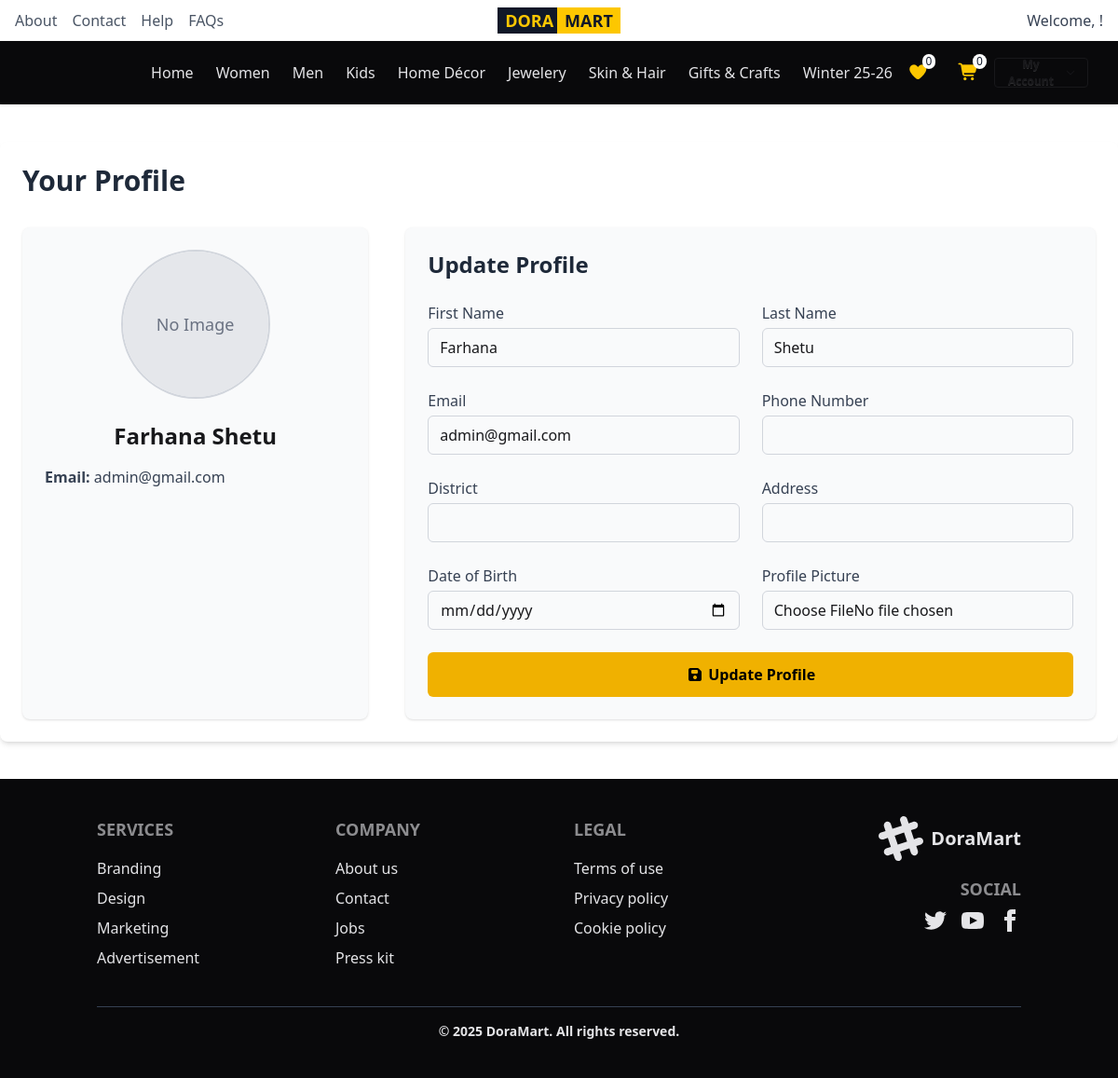
The app's page /users/profile.php (signed in) with its own data.
### tables this page shows
CREATE TABLE `users` (
  `id` int(11) NOT NULL,
  `first_name` varchar(100) NOT NULL,
  `last_name` varchar(100) DEFAULT NULL,
  `email` varchar(150) NOT NULL,
  `password` varchar(255) NOT NULL,
  `role` enum('user','admin') DEFAULT 'user',
  `status` tinyint(4) NOT NULL DEFAULT 1,
  `created_at` timestamp NOT NULL DEFAULT current_timestamp()
);

### users/profile.php (the view, shortened to what this page needs)
<?php
include __DIR__ . '/../includes/header.php';
include __DIR__ . '/../includes/topbar.php';
include __DIR__ . '/../includes/navbar.php';
$user_id = $_SESSION['user_id'] ?? null;
$stmt = $con->prepare("SELECT first_name, last_name, email FROM users WHERE id = ?");
$stmt->bind_param("i", $user_id);
$stmt->execute();
$user_result = $stmt->get_result();
$user = $user_result->fetch_assoc();
$stmt = $con->prepare("SELECT phone_number, location, address, date_of_birth, profile_picture FROM user_profile WHERE user_id = ?");
$stmt->bind_param("i", $user_id);
$stmt->execute();
$profile_result = $stmt->get_result();
$profile = $profile_result->fetch_assoc() ?? [
    'phone_number' => '',
    'location' => '',
    'address' => '',
    'date_of_birth' => '',
    'profile_picture' => ''
];
?>
<div class="max-w-7xl mx-auto my-10 p-6 bg-white rounded-lg shadow-md">
    <h2 class="text-3xl font-bold mb-8 text-gray-800">Your Profile</h2>
    <div class="flex flex-col md:flex-row gap-10">
        <div class="md:w-1/3 bg-gray-50 p-6 rounded-lg shadow-sm">
            <div class="w-40 h-40 rounded-full overflow-hidden mx-auto mb-6 border-2 border-gray-300">
                <?php if(!empty($profile['profile_picture']) && file_exists("../users_image/" . $profile['profile_picture'])): ?>
                    <img src="../users_image/<?php echo htmlspecialchars($profile['profile_picture']); ?>" alt="Profile Picture" class="w-full h-full object-cover">
                <?php else: ?>
                    <div class="w-full h-full flex items-center justify-center bg-gray-200 text-gray-500 text-lg">No Image</div>
                <?php endif; ?>
            </div>
            <h3 class="text-2xl font-semibold text-center mb-4"><?php echo htmlspecialchars($user['first_name'] . ' ' . $user['last_name']); ?></h3>
            <div class="space-y-2 text-gray-700">
                <p><span class="font-semibold">Email:</span> <?php echo htmlspecialchars($user['email']); ?></p>
            </div>
        </div>
        <div class="md:w-2/3 bg-gray-50 p-6 rounded-lg shadow-sm">
            <h3 class="text-2xl font-semibold mb-6 text-gray-800">Update Profile</h3>
            <form action="update_profile.php" method="POST" enctype="multipart/form-data" class="grid grid-cols-1 md:grid-cols-2 gap-6">
                <div>
                    <label class="block text-gray-700 font-medium mb-1">First Name</label>
                    <input type="text" name="first_name" value="<?php echo htmlspecialchars($user['first_name']); ?>" required
                        class="w-full border border-gray-300 rounded-md px-3 py-2 focus:outline-none focus:ring-2 focus:ring-blue-500">
                </div>
                <div>
                    <label class="block text-gray-700 font-medium mb-1">Last Name</label>
                    <input type="text" name="last_name" value="<?php echo htmlspecialchars($user['last_name']); ?>" required
                        class="w-full border border-gray-300 rounded-md px-3 py-2 focus:outline-none focus:ring-2 focus:ring-blue-500">
                </div>
                <div>
                    <label class="block text-gray-700 font-medium mb-1">Email</label>
                    <input type="email" name="email" value="<?php echo htmlspecialchars($user['email']); ?>" required
                        class="w-full border border-gray-300 rounded-md px-3 py-2 focus:outline-none focus:ring-2 focus:ring-blue-500">
                </div>
                <div>
                    <label class="block text-gray-700 font-medium mb-1">Phone Number</label>
                    <input type="text" name="phone_number" value="<?php echo htmlspecialchars($profile['phone_number']); ?>" required
                        class="w-full border border-gray-300 rounded-md px-3 py-2 focus:outline-none focus:ring-2 focus:ring-blue-500">
                </div>
                <div>
                    <label class="block text-gray-700 font-medium mb-1">District</label>
                    <input type="text" name="location" value="<?php echo htmlspecialchars($profile['location']); ?>"
                        class="w-full border border-gray-300 rounded-md px-3 py-2 focus:outline-none focus:ring-2 focus:ring-blue-500">
                </div>
                <div>
                    <label class="block text-gray-700 font-medium mb-1">Address</label>
                    <input type="text" name="address" value="<?php echo htmlspecialchars($profile['address']); ?>"
                        class="w-full border border-gray-300 rounded-md px-3 py-2 focus:outline-none focus:ring-2 focus:ring-blue-500">
                </div>
                <div>
                    <label class="block text-gray-700 font-medium mb-1">Date of Birth</label>
                    <input type="date" name="date_of_birth" value="<?php echo htmlspecialchars($profile['date_of_birth']); ?>"
                        class="w-full border border-gray-300 rounded-md px-3 py-2 focus:outline-none focus:ring-2 focus:ring-blue-500">
                </div>
                <div>
                    <label class="block text-gray-700 font-medium mb-1">Profile Picture</label>
                    <input type="file" name="profile_picture"
                        class="w-full border border-gray-300 rounded-md px-3 py-2 focus:outline-none focus:ring-2 focus:ring-blue-500">
                </div>
                <div class="md:col-span-2">
                    <button type="submit" name="update_profile"
                        class="w-full bg-yellow-500 hover:bg-yellow-400 text-black px-6 py-3 rounded-md font-semibold transition duration-200">
                        <i class="fas fa-save"></i> Update Profile
                    </button>
                </div>
            </form>
        </div>
    </div>
</div>
<?php
include __DIR__ . '/../includes/footer.php';
?>

### records on screen
users: first_name+last_name "Farhana Shetu", email "admin@gmail.com", first_name "Farhana", last_name "Shetu"

### other values on screen
$wishlist_count "0"
$cart_count "0"
